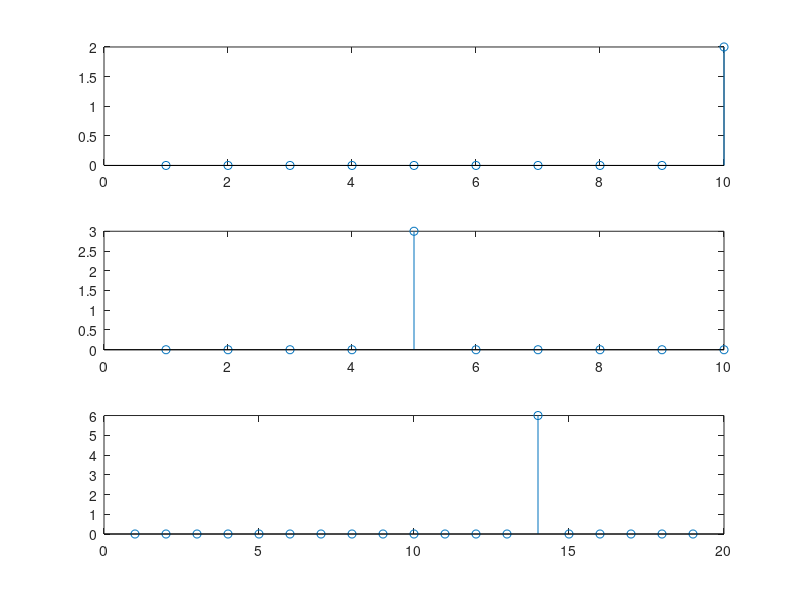

MATLAB code for this plot:

f_n = [0 0 0 0 0 0 0 0 0 2]
g_n = [0 0 0 0 3 0 0 0 0 0]

subplot(311)
xlabel("f(n)")
stem(f_n)

subplot(312)
stem(g_n)

x_n = conv(f_n,g_n)
subplot(313)
stem(x_n)
